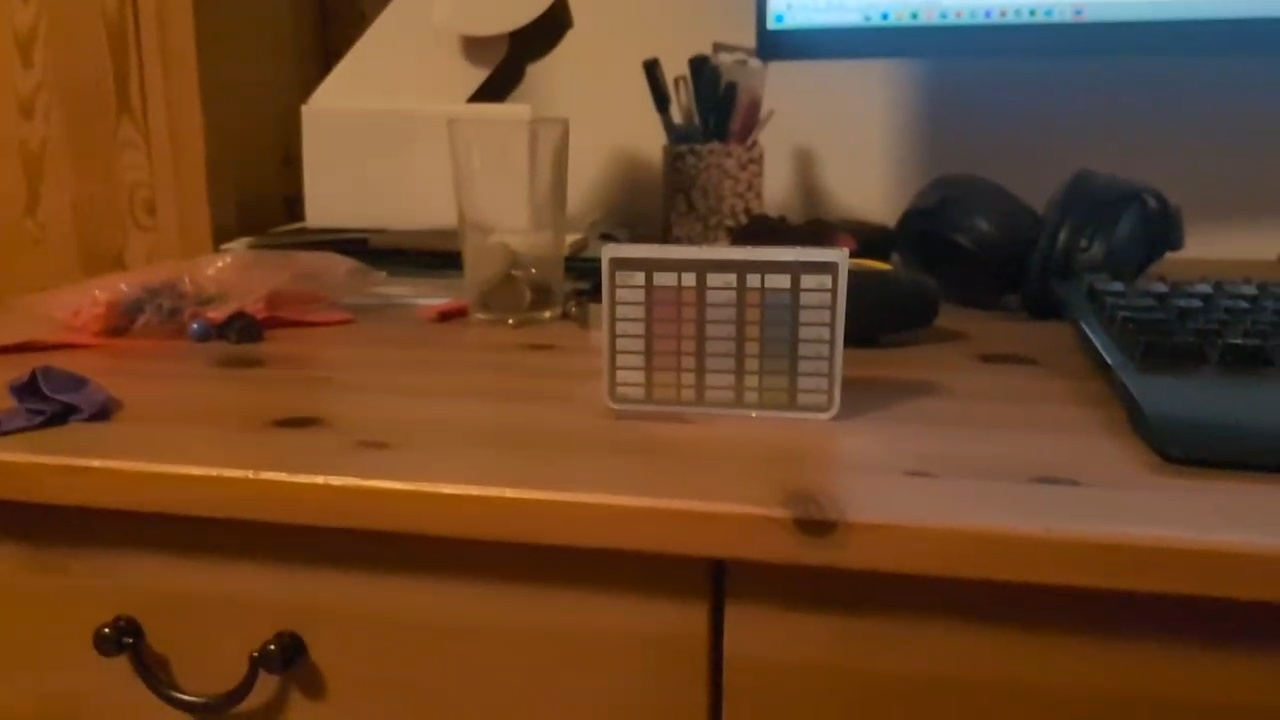
#> input picture raw_002.jpg, 1280 x 720 px, given in place of template02.jpg, which was not available
$ python main_bounding_orb.py
#> lines starting #> are read from the running program, lines starting #| are printed output that depends on the picture; after the words box and inside, x2 and y2 are one past the last pixel; in counts of white or black regions, pixels touching at a corner belong together; pictures that were not available may be replaced by others from this repository, and a replacement may not be noted
### tracker.py
"""
tracker.py
==========
Messindikator-Tracker: Findet die Messkarte im Kamerabild über ihre Gitterzellen.

Erkennungsstrategie:
  Cell-Cluster: Canny → alle Konturen → kleine rechteckige (= Zellen) sammeln
                → Dichtefilter (Zellen liegen nahe beieinander)
                → minAreaRect der dichten Zellzentren als rotiertes Quad
                → _verify_quad bestätigt Gitterstruktur (HoughLinesP)

Liefert 4 geordnete Eckpunkte (TL, TR, BR, BL) im Frame-Koordinatensystem.
warp() wendet getPerspectiveTransform an und liefert das Kartenbild in exakt
der Template-Größe (inklusive Rotations- und Perspektivkorrektur).

Verwendung:
    tracker   = IndicatorTracker(template_gray)
    stability = QuadStabilityChecker(required_frames=5)

    quad, method = tracker.find(scene_gray)
    if stability.update(quad):
        warped = tracker.warp(frame_bgr, stability.mean_quad())
"""

import cv2
import numpy as np
from typing import List, Optional, Tuple


# ══════════════════════════════════════════════════════════
# Hilfsfunktionen
# ══════════════════════════════════════════════════════════

# [14 lines left out: function order_quad_corners, not called in this run]


# ══════════════════════════════════════════════════════════
# Zell-Cluster-Detektion
# ══════════════════════════════════════════════════════════

def detect_card_by_cell_cluster(
    gray: np.ndarray,
    aspect_ratio: float,
    ratio_tol: float = 0.35,
    min_cells: int   = 6,
) -> Optional[np.ndarray]:
    """
    Findet die Karte über ihre Gitterzellen (statt der Außenkontur).

    Die Außenkontur verschmilzt häufig mit dem Hintergrund (Tischkante etc.).
    Die internen Zell-Rechtecke bleiben aber sichtbar und dicht gruppiert.

    Ablauf:
      1. Canny (ohne Dilatation, um Verschmelzung zu vermeiden)
      2. RETR_LIST: alle Konturen, nicht nur äußerste
      3. Kleine rechteckige Konturen = Zellkandidaten
      4. Dichtefilter: nur Zellen mit ≥3 Nachbarn innerhalb 80px behalten
         (Karten­raster = dicht; Hintergrundrechtecke = verteilt)
      5. minAreaRect auf den dichten Zellen → rotiertes Viereck
      6. Erweiterung um ~halbe Zellgröße (Zellzentren liegen nicht am Kartenrand)

    Returns:
        quad (4,2 float32) TL→TR→BR→BL, oder None
    """
    h, w       = gray.shape[:2]
    frame_area = h * w

    blurred  = cv2.GaussianBlur(gray, (5, 5), 0)
    clahe    = cv2.createCLAHE(clipLimit=2.0, tileGridSize=(8, 8))
    enhanced = clahe.apply(blurred)
    edges    = cv2.Canny(enhanced, 30, 120)

    contours, _ = cv2.findContours(edges, cv2.RETR_LIST, cv2.CHAIN_APPROX_SIMPLE)

    min_cell = frame_area * 0.0001
    max_cell = frame_area * 0.02

    centers:    List[Tuple[float, float]] = []
    cell_sizes: List[float]               = []
    for cnt in contours:
        area = cv2.contourArea(cnt)
        if area < min_cell or area > max_cell:
            continue

        hull = cv2.convexHull(cnt)
        peri = cv2.arcLength(hull, True)
        if peri < 1:
            continue
        approx = cv2.approxPolyDP(hull, 0.08 * peri, True)
        if len(approx) != 4:
            continue

        rect_box   = cv2.minAreaRect(approx)
        rw_c, rh_c = rect_box[1]
        if min(rw_c, rh_c) < 4:
            continue
        cell_ar = max(rw_c, rh_c) / (min(rw_c, rh_c) + 1e-6)
        if cell_ar > 4.5:
            continue

        cx, cy = rect_box[0]
        centers.append((cx, cy))
        cell_sizes.append(max(rw_c, rh_c))

    if len(centers) < min_cells:
        return None

    pts = np.array(centers, dtype=np.float32)

    # Dichte Zellen: ≥3 Nachbarn in 80px (ca. 2-4 Zellbreiten bei typischer Entfernung)
    radius = 80.0
    keep   = []
    for i, p in enumerate(pts):
        dists = np.linalg.norm(pts - p, axis=1)
        if int(np.sum(dists < radius)) >= 4:            # self + 3 Nachbarn
            keep.append(i)
    if len(keep) < min_cells:
        return None
    dense       = pts[keep]
    dense_sizes = np.array([cell_sizes[i] for i in keep])

    # Rotiertes Rechteck (ermöglicht korrekte Entzerrung bei gekippter Karte)
    (cx, cy), (rw, rh), angle = cv2.minAreaRect(dense)
    if min(rw, rh) < 20:
        return None

    ar    = max(rw, rh) / (min(rw, rh) + 1e-6)
    ar_lo = aspect_ratio * (1.0 - ratio_tol)
    ar_hi = aspect_ratio * (1.0 + ratio_tol)
    if not (ar_lo <= ar <= ar_hi):
        return None

    # Zellzentren liegen nicht am Kartenrand — um halbe Zellgröße nach außen erweitern
    half_cell = float(np.median(dense_sizes)) * 0.5
    expanded  = ((cx, cy), (rw + 2 * half_cell, rh + 2 * half_cell), angle)

    quad = cv2.boxPoints(expanded).astype(np.float32)
    quad[:, 0] = np.clip(quad[:, 0], 0, w - 1)
    quad[:, 1] = np.clip(quad[:, 1], 0, h - 1)

    return order_quad_corners(quad)


# ══════════════════════════════════════════════════════════
# Stabilitätsprüfung
# ══════════════════════════════════════════════════════════

class QuadStabilityChecker:
    """
    Bewertet ob das erkannte Viereck über N aufeinanderfolgende Frames stabil ist.
    Stabilität = max. Eckpunktdrift über die letzten N Frames < max_drift Pixel.
    """

    def __init__(self, required_frames: int = 5, max_drift: float = 15.0):
        self.required  = required_frames
        self.max_drift = max_drift
        self._history: list = []

    def update(self, quad: Optional[np.ndarray]) -> bool:
        if quad is None:
            self._history.clear()
            return False
        self._history.append(quad.copy())
        if len(self._history) < self.required:
            return False
        self._history = self._history[-self.required:]
        stacked = np.stack(self._history)                      # (N, 4, 2)
        drift   = float(np.max(stacked.max(axis=0) - stacked.min(axis=0)))
        return drift < self.max_drift

    def reset(self):
        self._history.clear()

    def progress(self) -> int:
        return len(self._history)

    # [4 lines left out: function mean_quad, not called in this run]


# ══════════════════════════════════════════════════════════
# Haupt-Tracker
# ══════════════════════════════════════════════════════════

class IndicatorTracker:
    """
    Findet die Messkarte über Gitterzell-Clustering.

    find() gibt (quad, method) zurück:
        quad   – (4,2) float32 TL→TR→BR→BL im Frame, oder None
        method – 'cell' | 'none'
    """

    def __init__(self, template_gray: np.ndarray):
        self.template      = template_gray
        h, w               = template_gray.shape[:2]
        self.template_size = (w, h)
        self.aspect_ratio  = max(w, h) / min(w, h)

    # ──────────────────────────────────────────────────────

    def find(self, scene_gray: np.ndarray) -> Tuple[Optional[np.ndarray], str]:
        """
        Sucht den Indikator im Graustufen-Frame.
        Fallback-Pfade (Rect-Kontur, ORB/SIFT) sind deaktiviert — sie waren
        langsam und lieferten falsche Overlays.
        """
        quad = detect_card_by_cell_cluster(scene_gray, self.aspect_ratio)
        if quad is not None and self._verify_quad(scene_gray, quad):
            return quad, 'cell'
        return None, 'none'

    # ──────────────────────────────────────────────────────

    # [66 lines left out: functions _verify_quad, warp, draw_quad, not called in this run]

### main_bounding_orb.py
"""
main_bounding_orb.py
====================
Live-Kamera Mess-Modul für Schwimmbad-Messindikator.

Ablauf:
  1. Kamera öffnen, Frames live anzeigen
  2. tracker.find():  Rechteck-Detektion (primär) oder ORB+SIFT (Fallback)
                      → 4 Eckpunkte des Messindikators im Frame
  3. QuadStabilityChecker: Indikator über N Frames stabil genug?
  4. Einfrieren → Perspektivwarp → LAB-Farbmessung pro Zelle
  5. Polynomial-Fit → Messwerte ausgeben

Verwendung:
  python main_bounding_orb.py --reference reference.json --camera 0
"""

import cv2
import numpy as np
import os
import json
import argparse

from tracker import IndicatorTracker, QuadStabilityChecker

print("Current working directory:", os.getcwd())


# ══════════════════════════════════════════════════════════
# Referenz laden
# ══════════════════════════════════════════════════════════

def load_reference(path: str) -> dict:
#> called with path = 'reference.json'
    with open(path, 'r', encoding='utf-8') as f:
#> (reads reference.json from the repository)
        return json.load(f)

def load_reference_image(ref: dict) -> np.ndarray:
    img = cv2.imread(ref['image_file'])
#> img is the input picture: shape (720, 1280, 3); mean B, G, R 39.2, 68.6, 106.3
    if img is None:
        raise FileNotFoundError(f"Referenzbild nicht gefunden: {ref['image_file']}")
    return img


# ══════════════════════════════════════════════════════════
# Farbmessung gegen Referenz
# ══════════════════════════════════════════════════════════

# [19 lines left out: function best_lab_channel, not called in this run]


def fit_poly(x: np.ndarray, y: np.ndarray, degree: int = 2) -> np.ndarray:
    return np.polyfit(x, y, min(degree, len(x) - 1))


# [143 lines left out: functions measure_warped, draw_results, not called in this run]


def draw_searching(
    frame: np.ndarray,
    method: str,
    progress: int,
    required: int,
) -> np.ndarray:
    vis = frame.copy()
    cv2.rectangle(vis, (10, 10), (400, 72), (0, 0, 0), -1)
    if method != 'none':
        bar_w = int(200 * progress / max(required, 1))
        cv2.rectangle(vis, (18, 48), (18 + bar_w, 62), (0, 200, 0), -1)
        cv2.rectangle(vis, (18, 48), (218, 62), (80, 80, 80), 1)
        label = 'Rechteck' if method == 'rect' else 'Features'
        cv2.putText(vis, f"Erkannt ({label}) \u2014 stabilisiere...",
                    (18, 38), cv2.FONT_HERSHEY_SIMPLEX, 0.5, (0, 200, 255), 1)
    else:
        cv2.putText(vis, "Suche Messindikator...",
                    (18, 44), cv2.FONT_HERSHEY_SIMPLEX, 0.55, (100, 180, 255), 1)
    return vis


# ══════════════════════════════════════════════════════════
# Hauptprogramm
# ══════════════════════════════════════════════════════════

if __name__ == '__main__':
    parser = argparse.ArgumentParser(description='Live-Kamera Messung')
    parser.add_argument('--reference', default='reference.json')
    parser.add_argument('--camera',    type=int,   default=0)
    parser.add_argument('--scale',     type=float, default=0.5)
    parser.add_argument('--stable',    type=int,   default=5,
                        help='Anzahl stabiler Frames vor Messung')
    args = parser.parse_args()

    print(f"Lade Referenz: {args.reference}")
    ref      = load_reference(args.reference)
    ref_img  = load_reference_image(ref)
    template = cv2.cvtColor(ref_img, cv2.COLOR_BGR2GRAY)
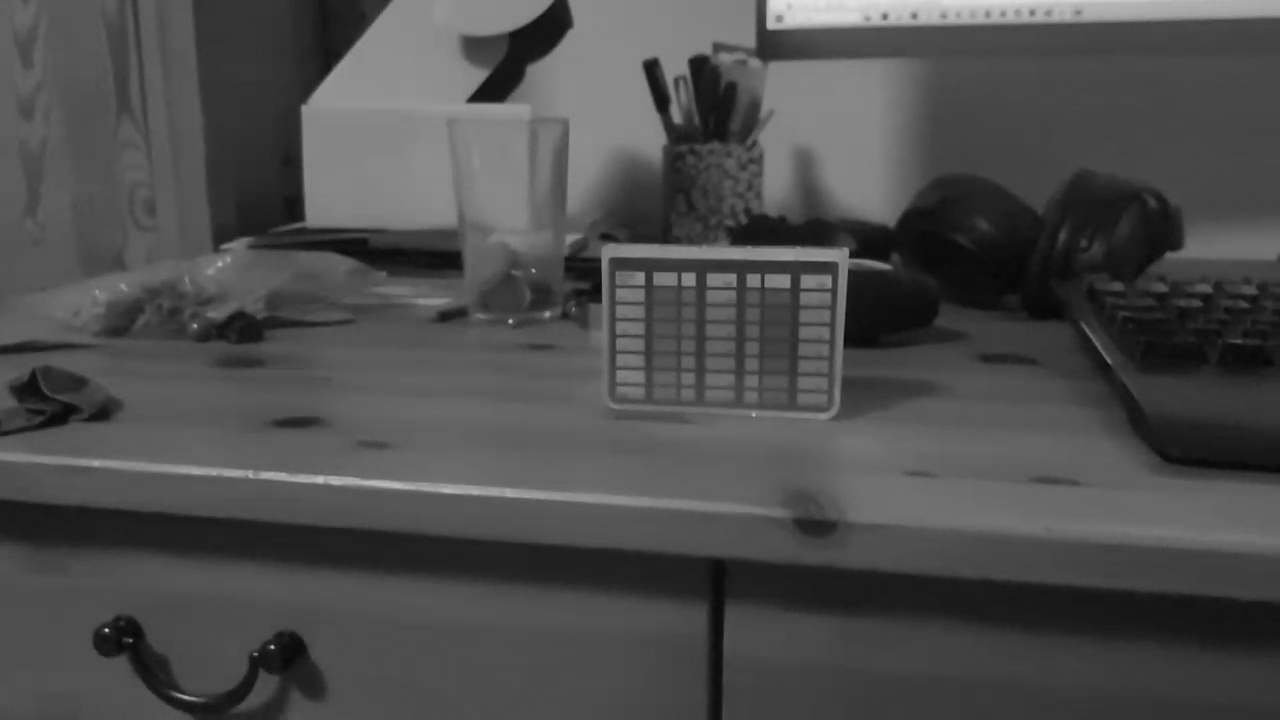
#> template: shape (720, 1280); min 6, max 227, mean 76.5
    print(f"Parameter: {[p['name'] for p in ref['parameters']]}")
#| Parameter: ['pH', 'H2O2', 'PHMB']

    tracker   = IndicatorTracker(template)
    stability = QuadStabilityChecker(required_frames=args.stable, max_drift=15.0)
    print(f"Aspect-Ratio: {tracker.aspect_ratio:.2f}")
#| Aspect-Ratio: 1.78

    cap = cv2.VideoCapture(args.camera)
    if not cap.isOpened():
        raise RuntimeError(f"Kamera {args.camera} nicht verfügbar.")
    print("Kamera geöffnet.  [q]=Beenden  [r]=Zurücksetzen")

    frozen_results = None
    frozen_frame   = None
    last_quad      = None
    last_method    = 'none'

    while True:
        ret, frame = cap.read()
        if not ret:
            break

        if args.scale != 1.0:
            frame = cv2.resize(frame, None, fx=args.scale, fy=args.scale)

        # ── Eingefroren: Ergebnis weiter anzeigen ──
        if frozen_results is not None:
            vis = draw_results(frozen_frame, frozen_results,
                               status='Messung abgeschlossen  [r]=neu messen')
            cv2.imshow('Schwimmbad Messung', vis)
            key = cv2.waitKey(30) & 0xFF
            if key == ord('q'):
                break
            if key == ord('r'):
                frozen_results = None
                frozen_frame   = None
                stability.reset()
                last_quad   = None
                last_method = 'none'
            continue

        scene_gray          = cv2.cvtColor(frame, cv2.COLOR_BGR2GRAY)
        last_quad, last_method = tracker.find(scene_gray)
#> in detect_card_by_cell_cluster, `enhanced = clahe.apply(blurred)`:
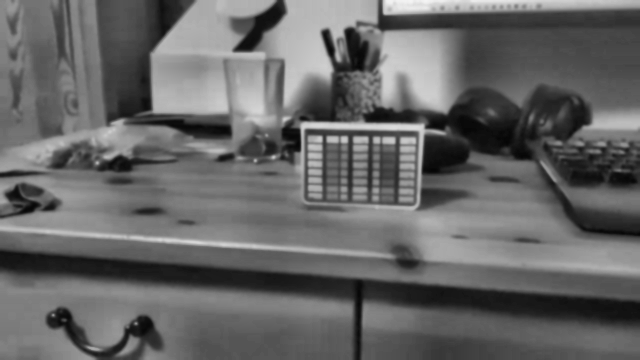
#> enhanced: shape (360, 640); min 5, max 244, mean 102.1
#> in detect_card_by_cell_cluster, `edges    = cv2.Canny(enhanced, 30, 120)`:
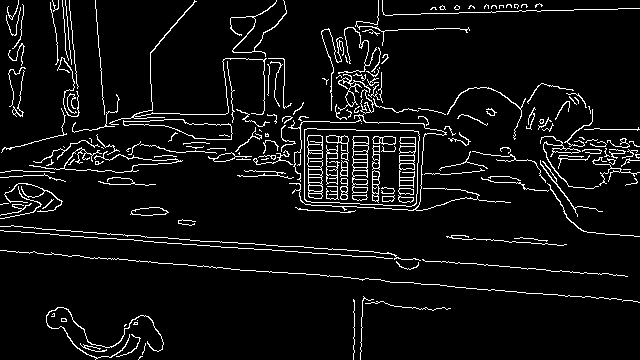
#> edges: shape (360, 640); 6.2% white in thin lines or dots
#> in detect_card_by_cell_cluster, `contours, _ = cv2.findContours(edges, cv2.RETR_LIST, cv2.CHAIN_APPROX_..`: contours = 264 contours, 170 with area under 20; largest, box (x1, y1, x2, y2) and area: (304, 128, 420, 207) 8385, (304, 128, 420, 207) 8379, (123, 119, 233, 140) 1018, (123, 119, 233, 140) 1005, (352, 136, 369, 194) 716
#> the loop in detect_card_by_cell_cluster, `for cnt in contours:` made 264 passes
#> (area, peri, approx, rect_box, rw_c, rh_c, cell_ar, cx) on passes 12, 32, 35: (100, 280, [[162, 349], [95, 359], [46, 315], [145, 315]], ((104, 337), (44, 116), -90), 44, 116, 2.64, 104), (50.5, 29.9, [[382, 200], [383, 196], [394, 198], [391, 201]], ((388, 199), (4.11, 11.45), -79.7), 4.11, 11.45, 2.78, 388), (66, 39.18, [[413, 197], [410, 202], [398, 199], [398, 195]], ((405.1, 198.7), (5.35, 15.13), -82.41), 5.35, 15.13, 2.83, 405.1)
#> after the loop in detect_card_by_cell_cluster, `for cnt in contours:`: cell_sizes = 47 values, max 221.3 at index 41, min 5.3 at index 21, mean 29.9; centers = 47 pairs, first value 32.99 to 569.8, second value 25.54 to 337
#> in detect_card_by_cell_cluster, `pts = np.array(centers, dtype=np.float32)`: pts has the same summary as centers
#> the loop in detect_card_by_cell_cluster, `for i, p in enumerate(pts):` made 47 passes
#> p on passes 1 to 12: [104, 337], [388, 199], [405.1, 198.7], [388, 198], [315.1, 195.7], [405.5, 191], [343.6, 188.6], [315, 187.5], [375, 188.5], [32.99, 197.5], [406, 182.5], [375.5, 181.5]
#> after the loop in detect_card_by_cell_cluster, `for i, p in enumerate(pts):`: keep = 40 values from 1 to 42
#> in detect_card_by_cell_cluster, `dense       = pts[keep]`: dense = 40 pairs, first value 314.5 to 407.1, second value 98.33 to 199
#> in detect_card_by_cell_cluster, `dense_sizes = np.array([cell_sizes[i] for i in keep])`: dense_sizes = 40 values, max 221.3 at index 38, min 5.3 at index 19, mean 20.92
#> in detect_card_by_cell_cluster, `(cx, cy), (rw, rh), angle = cv2.minAreaRect(dense)`: cx = 361.1; cy = 148.3; rw = 98.77; rh = 92.73; angle = -87.38
#> in detect_card_by_cell_cluster, `ar    = max(rw, rh) / (min(rw, rh) + 1e-6)`: ar = 1.07
#> last_method = 'none'
        stable              = stability.update(last_quad)
#> stable = False

        if stable:
            mean_quad = stability.mean_quad()
            warped    = tracker.warp(frame, mean_quad)
            results   = measure_warped(warped, ref)

            frozen_frame   = tracker.draw_quad(frame, mean_quad)
            frozen_results = results

            print(f"\n--- Messergebnis [{last_method}] ---")
            for param, res in sorted(results.items()):
                print(f"  {param}: {res['value']}  "
                      f"[ch={res['channel']} r={res['r']} rmse={res['rmse']}]")

        else:
            vis = draw_searching(frame, last_method, stability.progress(), args.stable)
#> in draw_searching, `cv2.putText(vis, "Suche Messindikator...", (18, 44), cv2.FONT_HERSHEY_..`:
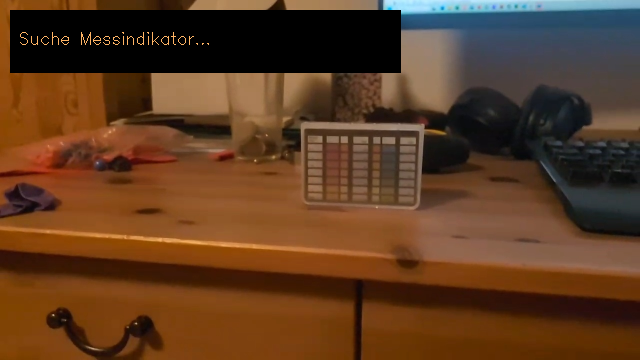
#> vis: shape (360, 640, 3); mean B, G, R 34.2, 59.6, 93.2
            if last_quad is not None:
                color = (0, 220, 0) if last_method == 'rect' else (0, 165, 255)
                vis   = tracker.draw_quad(vis, last_quad, color=color)
            cv2.imshow('Schwimmbad Messung', vis)

        key = cv2.waitKey(1) & 0xFF
#> (key q is pressed here)
        if key == ord('q'):
            break
        if key == ord('r'):
            stability.reset()
            last_quad   = None
            last_method = 'none'

    cap.release()
    cv2.destroyAllWindows()
